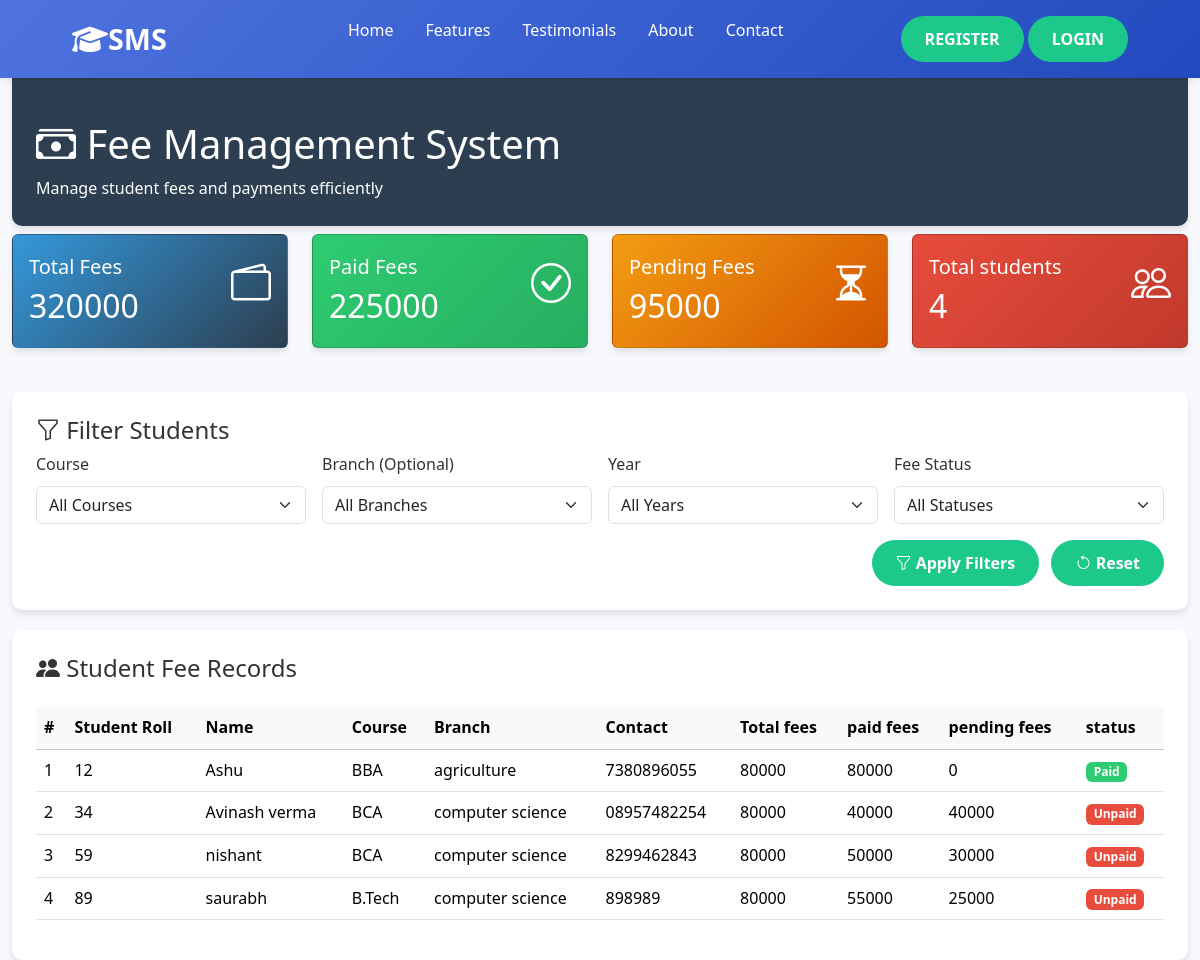
The page /fees on the database its author committed.
### student/models.py (models this page shows, shortened)
class students_records(models.Model):
    stu_id = models.IntegerField(primary_key=True)
    name = models.CharField(max_length=50, blank=True)
    course = models.CharField(max_length=10, blank=True)
    branch = models.CharField(max_length=20, blank=True)  # Add this
    year = models.IntegerField(default=1)                 # Add this
    address = models.CharField(max_length=100, blank=True)
    contact = models.CharField(max_length=15, blank=True)
    email = models.EmailField(max_length=255, blank=True)
    fee_status = models.CharField(max_length=10, default='Paid')  # Paid / Pending / Overdue
    fee_paid=models.IntegerField(null=False,blank=True,default=0)
    fee_total=models.IntegerField(default=80000)
    pending_fee=models.IntegerField(default=0)

### student/views.py (the view)
# urls.py: path("fees",student_views.fee_view,name="fee"),
def fee_view(request):
    queryset = students_records.objects.all()
    course = request.GET.get('course', '').strip()
    branch = request.GET.get('branch', '').strip()
    year = request.GET.get('year', '').strip()
    status = request.GET.get('status', '').strip()
    if course:
        queryset = queryset.filter(course__iexact=course)
    if branch:
        queryset = queryset.filter(branch__iexact=branch)
    if year:
        queryset = queryset.filter(year=year)
    if status:
        queryset = queryset.filter(fee_status__iexact=status)
    return render(request, 'fee.html', {
        'fees': queryset,
        'pending_fees': students_records.objects.aggregate(Sum('pending_fee'))['pending_fee__sum'] or 0,
        'paid_fees': students_records.objects.aggregate(Sum('fee_paid'))['fee_paid__sum'] or 0,
        'total_fees':students_records.objects.aggregate(Sum('fee_total'))['fee_total__sum'] or 0,
        'total_students':students_records.objects.count()
    })

### templates/fee.html (shortened to what this page needs)
<!DOCTYPE html>
<html lang="en">
<head>
    <link href="https://cdn.jsdelivr.net/npm/bootstrap@5.3.0/dist/css/bootstrap.min.css" rel="stylesheet">
    <link rel="stylesheet" href="https://cdn.jsdelivr.net/npm/bootstrap-icons@1.10.0/font/bootstrap-icons.css">
</head>
<body>
    <header>{% include 'layout/base.html' %}</header>
    <div class="container-fluid mt-5">
        <div class="dashboard-header mb-2 mt-5 ">
            <div class="row align-items-center mt-5">
                <div class="col-md-6">
                    <h1><i class="bi bi-cash-stack"></i> Fee Management System</h1>
                    <p class="mb-0">Manage student fees and payments efficiently</p>
                </div>
            </div>
        </div>
        <div class="row mb-4">
            <div class="col-xl-3 col-md-6">
                <div class="card total-fees text-white">
                    <div class="card-body">
                        <div class="d-flex justify-content-between align-items-center">
                            <div>
                                <h5 class="card-title">Total Fees</h5>
                                <h2 class="mb-0">{{total_fees}}</h2>
                            </div>
                            <div class="card-icon">
                                <i class="bi bi-wallet2"></i>
                            </div>
                        </div>
                    </div>
                </div>
            </div>
            <div class="col-xl-3 col-md-6">
                <div class="card paid-fees text-white">
                    <div class="card-body">
                        <div class="d-flex justify-content-between align-items-center">
                            <div>
                                <h5 class="card-title">Paid Fees</h5>
                                <h2 class="mb-0">{{paid_fees}}</h2>
                            </div>
                            <div class="card-icon">
                                <i class="bi bi-check-circle"></i>
                            </div>
                        </div>
                    </div>
                </div>
            </div>
            <div class="col-xl-3 col-md-6">
                <div class="card pending-fees text-white">
                    <div class="card-body">
                        <div class="d-flex justify-content-between align-items-center">
                            <div>
                                <h5 class="card-title">Pending Fees</h5>
                                <h2 class="mb-0">{{ pending_fees }}</h2>
                            </div>
                            <div class="card-icon">
                                <i class="bi bi-hourglass-split"></i>
                            </div>
                        </div>
                    </div>
                </div>
            </div>
            <div class="col-xl-3 col-md-6">
                <div class="card overdue-fees text-white">
                    <div class="card-body">
                        <div class="d-flex justify-content-between align-items-center">
                            <div>
                                <h5 class="card-title">Total students</h5>
                                <h2 class="mb-0">{{total_students}}</h2>
                            </div>
                            <div class="card-icon">
                                <i class="bi bi-people"></i>
                            </div>
                        </div>
                    </div>
                </div>
            </div>
        </div>
        <div class="filter-section">
            <h4><i class="bi bi-funnel"></i> Filter Students</h4>
            <form id="feeFilterForm" method="get" action="{% url 'fee' %}">
                <div class="row g-3">
                    <div class="col-md-3">
                        <label for="courseSelect" class="form-label">Course</label>
                        <select class="form-select" id="courseSelect" name="course">
                            <option value="" {% if not request.GET.course %}selected{% endif %}>All Courses</option>
                        </select>
                    </div>
                    <div class="col-md-3">
                        <label for="branchSelect" class="form-label">Branch (Optional)</label>
                        <select class="form-select" id="branchSelect" name="branch">
                            <option value="" {% if not request.GET.branch %}selected{% endif %}>All Branches</option>
                        </select>
                    </div>
                    <div class="col-md-3">
                        <label for="yearSelect" class="form-label">Year</label>
                        <select class="form-select" id="yearSelect" name="year">
                            <option value="" {% if not request.GET.year %}selected{% endif %}>All Years</option>
                        </select>
                    </div>
                    <div class="col-md-3">
                        <label for="statusSelect" class="form-label">Fee Status</label>
                        <select class="form-select" id="statusSelect" name="status">
                            <option value="" {% if not request.GET.status %}selected{% endif %}>All Statuses</option>
                        </select>
                    </div>
                    <div class="col-md-12 text-end">
                        <button type="button" class="btn btn-primary me-2" id="applyFilters">
                            <i class="bi bi-funnel"></i> Apply Filters
                        </button>
                        <button type="reset" class="btn btn-outline-secondary" id="resetFilters">
                            <i class="bi bi-arrow-counterclockwise"></i> Reset
                        </button>
                    </div>
                </div>
            </form>
        </div>
        <div class="student-table p-4">
            <div class="d-flex justify-content-between align-items-center mb-3">
                <h4><i class="bi bi-people-fill"></i> Student Fee Records</h4>
            </div>
            <div class="table-responsive">
                <table class="table table-hover">
                    <thead class="table-light">
                        <tr>
                            <th>#</th>
                            <th>Student Roll</th>
                            <th>Name</th>
                            <th>Course</th>
                            <th>Branch</th>
                            <th>Contact</th>
                            <th>Total fees</th>
                            <th>paid fees</th>
                            <th>pending fees</th>
                            <th>status</th>
                        </tr>
                    </thead>
                    <tbody>
                        {% for student in fees %}
                        <tr>
                            <td>{{ forloop.counter }}</td>
                            <td>{{ student.stu_id }}</td>
                            <td>{{ student.name }}</td>
                            <td>{{ student.course }}</td>
                            <td>{{ student.branch }}</td>
                            <td>{{ student.contact }}</td>
                            <td>{{ student.fee_total }}</td>
                            <td>{{ student.fee_paid }}</td>
                            <td>{{ student.pending_fee }}</td>
                            {% if student.pending_fee == 0 %}
                            <td>
                                <span class="badge badge-paid">paid</span>
                            </td>
                            {% else %}
                            <td>
                                <span class="badge badge-unpaid">unpaid</span>
                            </td>
                            {% endif %}
                        </tr>
                        {% endfor %}
                    </tbody>
                </table>
            </div>
        </div>
    </div>
</body>
</html>

### templates/fee.html (style rules this page uses)
:root { --primary-color: #3498db; --secondary-color: #2c3e50; --success-color: #2ecc71; --warning-color: #f39c12; --danger-color: #e74c3c; --light-color: #ecf0f1; --dark-color: #34495e; }
body { background-color: #f5f7fa; font-family: 'Segoe UI', Tahoma, Geneva, Verdana, sans-serif; }
.dashboard-header { background-color: var(--secondary-color); color: white; padding: 1.5rem; border-radius: 0 0 10px 10px; box-shadow: 0 4px 6px rgba(0, 0, 0, 0.1); }
.card { border: none; border-radius: 10px; box-shadow: 0 4px 6px rgba(0, 0, 0, 0.1); transition: transform 0.3s ease; margin-bottom: 20px; }
.card-icon { font-size: 2.5rem; margin-bottom: 1rem; }
.total-fees { background: linear-gradient(135deg, #3498db, #2c3e50); color: white; }
.paid-fees { background: linear-gradient(135deg, #2ecc71, #27ae60); color: white; }
.pending-fees { background: linear-gradient(135deg, #f39c12, #d35400); color: white; }
.overdue-fees { background: linear-gradient(135deg, #e74c3c, #c0392b); color: white; }
.filter-section { background-color: white; border-radius: 10px; padding: 1.5rem; box-shadow: 0 4px 6px rgba(0, 0, 0, 0.1); margin-bottom: 20px; }
.student-table { background-color: white; border-radius: 10px; box-shadow: 0 4px 6px rgba(0, 0, 0, 0.1); }
.badge-paid { background-color: var(--success-color); text-transform: capitalize; }
.badge-unpaid { background-color: var(--danger-color); text-transform: capitalize; }

### templates/layout/base.html (style rules this page uses)
:root { --primary: #4e73df; --secondary: #1cc88a; --dark: #5a5c69; --light: #f8f9fc; }
* { margin: 0; padding: 0; box-sizing: border-box; font-family: 'Segoe UI', Tahoma, Geneva, Verdana, sans-serif; }
body { background-color: var(--light); color: #333; line-height: 1.6; }
header { background: linear-gradient(135deg, var(--primary), #224abe); color: white; padding: 1rem 0; box-shadow: 0 2px 10px rgba(0, 0, 0, 0.1); position: fixed; width: 100%; top: 0; z-index: 1000; }
.btn { display: inline-block; background: var(--secondary); color: white; padding: 0.7rem 1.5rem; border-radius: 50px; text-decoration: none; font-weight: 600; transition: all 0.3s ease; border: none; cursor: pointer; }

### rows shown on the page
students_records: stu_id "12", name "Ashu", course "BBA", branch "agriculture", contact "7380896055", fee_total "80000", fee_paid "80000", pending_fee "0", shows "Paid"
students_records: stu_id "34", name "Avinash verma", course "BCA", branch "computer science", contact "08957482254", fee_total "80000", fee_paid "40000", pending_fee "40000", shows "Unpaid"
students_records: stu_id "59", name "nishant", course "BCA", branch "computer science", contact "8299462843", fee_total "80000", fee_paid "50000", pending_fee "30000", shows "Unpaid"
students_records: stu_id "89", name "saurabh", course "B.Tech", branch "computer science", contact "898989", fee_total "80000", fee_paid "55000", pending_fee "25000", shows "Unpaid"

### other values the page prints
{{ total_fees }} "320000"
{{ paid_fees }} "225000"
{{ pending_fees }} "95000"
{{ total_students }} "4"
